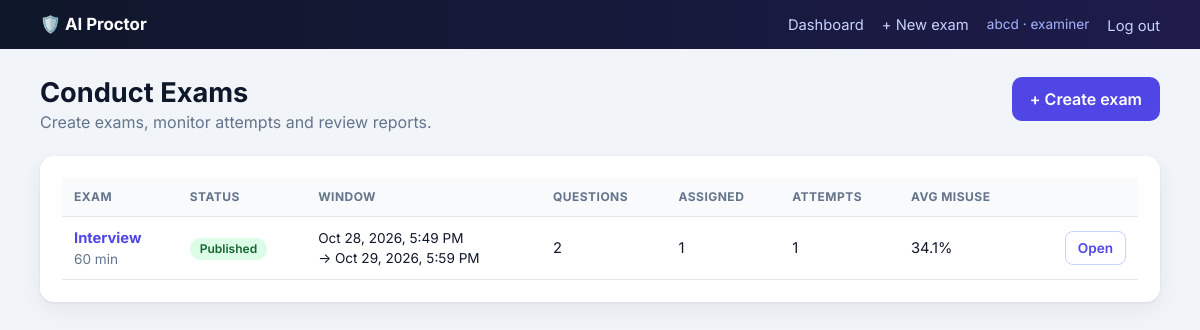
/examiner (signed in), run on the app's committed database.
### tables this page shows
CREATE TABLE users(
        id INTEGER PRIMARY KEY AUTOINCREMENT,
        name TEXT NOT NULL,
        email TEXT NOT NULL UNIQUE,
        password_hash TEXT NOT NULL,
        role TEXT NOT NULL CHECK(role IN ('student','examiner')),
        created_at TEXT NOT NULL
    );

CREATE TABLE exams(
        id INTEGER PRIMARY KEY AUTOINCREMENT,
        examiner_id INTEGER NOT NULL REFERENCES users(id) ON DELETE CASCADE,
        title TEXT NOT NULL,
        description TEXT NOT NULL DEFAULT '',
        duration_min INTEGER NOT NULL,
        start_at TEXT NOT NULL,
        end_at TEXT NOT NULL,
        published INTEGER NOT NULL DEFAULT 0,
        max_violations INTEGER NOT NULL DEFAULT 0,
        created_at TEXT NOT NULL
    );

### blueprints/examiner.py (the view)
@bp.route("/examiner")
@login_required("examiner")
def dashboard():
    db, user = get_db(), current_user()
    finalize_expired(db)
    exams = db.all(
        """SELECT e.*,
            (SELECT COUNT(*) FROM questions q WHERE q.exam_id=e.id) AS n_questions,
            (SELECT COUNT(*) FROM assignments a WHERE a.exam_id=e.id) AS n_assigned,
            (SELECT COUNT(*) FROM attempts t WHERE t.exam_id=e.id) AS n_attempts,
            (SELECT COUNT(*) FROM attempts t WHERE t.exam_id=e.id AND t.status='in_progress') AS n_live,
            (SELECT COUNT(*) FROM attempts t WHERE t.exam_id=e.id AND t.risk_level='High') AS n_high,
            (SELECT AVG(t.misuse_pct) FROM attempts t WHERE t.exam_id=e.id AND t.status<>'in_progress') AS avg_misuse
           FROM exams e WHERE e.examiner_id=? ORDER BY e.id DESC""", (user["id"],))
    return render_template("examiner/dashboard.html", exams=exams)

### db.py (called while the page is built)
def _open_sqlite():
    conn = sqlite3.connect(_sqlite_path, timeout=15)
    conn.row_factory = sqlite3.Row
    conn.execute("PRAGMA foreign_keys = ON")
    return conn

def get_db():
    if "db" not in g:
        conn = _checkout_pg() if _is_pg else _open_sqlite()
        g.db = DB(conn, _is_pg)
    return g.db

def _close(exc):
    db = g.pop("db", None)
    if db is None:
        return
    if _is_pg:
        db.rollback()  # no-op after commit; clears aborted txns
        try:
            _pool.putconn(db.conn)
        except Exception:  # pragma: no cover
            pass
    else:
        if exc is not None:
            db.rollback()
        db.conn.close()

def _commit_after_request(response):
    db = g.get("db")
    if db is not None:
        if response.status_code < 400:
            db.commit()
        else:
            db.rollback()
    return response

    def _prep(self, sql):
        return sql.replace("?", "%s") if self.is_pg else sql

    def _cursor(self):
        if self.is_pg:
            return self.conn.cursor(cursor_factory=psycopg2.extras.RealDictCursor)
        return self.conn.cursor()

    @staticmethod
    def _clean(row):
        if row is None:
            return None
        d = dict(row)
        for k, v in d.items():
            if isinstance(v, memoryview):
                d[k] = bytes(v)
        return d

    def execute(self, sql, params=()):
        cur = self._cursor()
        cur.execute(self._prep(sql), tuple(params))
        return cur

    def one(self, sql, params=()):
        cur = self.execute(sql, params)
        row = cur.fetchone()
        cur.close()
        return self._clean(row)

    def all(self, sql, params=()):
        cur = self.execute(sql, params)
        rows = cur.fetchall()
        cur.close()
        return [self._clean(r) for r in rows]

    def commit(self):
        self.conn.commit()

### services.py (called while the page is built)
def finalize_expired(db, exam_id=None, student_id=None, grace_sec=15):
    from datetime import timedelta
    cutoff = to_iso(now_utc() - timedelta(seconds=grace_sec))
    sql = "SELECT id FROM attempts WHERE status='in_progress' AND deadline_at < ?"
    params = [cutoff]
    if exam_id is not None:
        sql += " AND exam_id=?"; params.append(exam_id)
    if student_id is not None:
        sql += " AND student_id=?"; params.append(student_id)
    for r in db.all(sql, params):
        finalize_attempt(db, r["id"], "auto_submitted")

### utils.py (called while the page is built)
def now_utc():
    return datetime.now(timezone.utc).replace(tzinfo=None, microsecond=0)

### templates/examiner/dashboard.html (shortened to what this page needs)
{% extends "base.html" %}
{% block content %}
<div class="page-head">
  <div><h1>Conduct Exams</h1><p class="muted">Create exams, monitor attempts and review reports.</p></div>
  <a class="btn" href="{{ url_for('examiner.new_exam') }}">+ Create exam</a>
</div>
{% if not exams %}
<div class="card center"><div style="font-size:2.5rem">📝</div><p class="muted">You haven't created any exams yet.</p>
  <p style="margin-top:12px"><a class="btn" href="{{ url_for('examiner.new_exam') }}">Create your first exam</a></p></div>
{% else %}
<div class="card"><div class="tbl-wrap"><table>
  <thead><tr><th>Exam</th><th>Status</th><th>Window</th><th>Questions</th><th>Assigned</th><th>Attempts</th><th>Avg misuse</th><th></th></tr></thead>
  <tbody>
  {% for e in exams %}
  <tr>
    <td><a href="{{ url_for('examiner.exam_detail', exam_id=e.id) }}"><b>{{ e.title }}</b></a><div class="small muted">{{ e.duration_min }} min</div></td>
    <td><span class="badge {{ 'open' if e.published else 'draft' }}">{{ 'Published' if e.published else 'Draft' }}</span>
        {% if e.n_live %}<span class="badge in_progress">{{ e.n_live }} live</span>{% endif %}</td>
    <td class="small">{{ e.start_at|localtime }}<br>→ {{ e.end_at|localtime }}</td>
    <td>{{ e.n_questions }}</td><td>{{ e.n_assigned }}</td>
    <td>{{ e.n_attempts }}{% if e.n_high %} <span class="badge High">{{ e.n_high }} high risk</span>{% endif %}</td>
    <td>{% if e.avg_misuse is not none %}{{ '%.1f'|format(e.avg_misuse) }}%{% else %}-{% endif %}</td>
    <td class="right"><a class="btn ghost sm" href="{{ url_for('examiner.exam_detail', exam_id=e.id) }}">Open</a></td>
  </tr>
  {% endfor %}
  </tbody></table></div></div>
{% endif %}
{% endblock %}

### templates/base.html (shortened to what this page needs)
<!DOCTYPE html>
<html lang="en">
<head>
<link rel="stylesheet" href="{{ url_for('static', filename='css/style.css') }}">
</head>
<body>
{% block nav %}
<nav class="nav"><div class="nav-in">
  <a class="brand" href="{{ url_for('index') }}">🛡️ AI Proctor</a>
  {% if current_user() %}
    {% if current_user().role == 'examiner' %}
      <a class="link" href="{{ url_for('examiner.dashboard') }}">Dashboard</a>
      <a class="link" href="{{ url_for('examiner.new_exam') }}">+ New exam</a>
    {% else %}
      <a class="link" href="{{ url_for('student.dashboard') }}">My exams</a>
    {% endif %}
    <span class="who">{{ current_user().name }} · {{ current_user().role }}</span>
    <form method="post" action="{{ url_for('auth.logout') }}">
      <button class="linkbtn" type="submit">Log out</button>
    </form>
  {% else %}
    <a class="link" href="{{ url_for('auth.login') }}">Log in</a>
    <a class="link" href="{{ url_for('auth.register') }}">Register</a>
  {% endif %}
</div></nav>
{% endblock %}
{% block body %}
<main class="container">
  {% block content %}{% endblock %}
</main>
{% endblock %}
</body>
</html>

### static/css/style.css (style rules this page uses)
:root { --bg:#f1f5f9; --card:#fff; --ink:#0f172a; --muted:#64748b; --line:#e2e8f0; --brand:#4f46e5; --brand-d:#4338ca; --brand-l:#eef2ff; --ok:#16a34a; --warn:#d97706; --bad:#dc2626; --radius:14px; --shadow:0 1px 3px rgba(15,23,42,.08),0 8px 24px rgba(15,23,42,.06); }
* { box-sizing:border-box;margin:0;padding:0 }
html { -webkit-text-size-adjust:100% }
body { font-family:'Inter',system-ui,-apple-system,Segoe UI,Roboto,sans-serif;background:var(--bg);color:var(--ink);line-height:1.5;min-height:100vh }
a { color:var(--brand);text-decoration:none }
h1 { font-size:1.7rem;line-height:1.2 }
.muted { color:var(--muted) }
.small { font-size:.85rem }
.right { text-align:right }
.container { max-width:1160px;margin:0 auto;padding:28px 20px 60px }
.nav { background:linear-gradient(90deg,#0f172a,#1e1b4b);color:#fff;position:sticky;top:0;z-index:20 }
.nav-in { max-width:1160px;margin:0 auto;padding:12px 20px;display:flex;align-items:center;gap:18px }
.brand { font-weight:700;color:#fff;font-size:1.05rem;display:flex;align-items:center;gap:8px }
.nav a.link { color:#c7d2fe;font-size:.92rem }
.nav .who { font-size:.85rem;color:#a5b4fc }
.nav form { display:inline }
.card { background:var(--card);border-radius:var(--radius);box-shadow:var(--shadow);padding:22px }
.page-head { display:flex;justify-content:space-between;align-items:flex-start;gap:14px;flex-wrap:wrap;margin-bottom:22px }
.btn { display:inline-flex;align-items:center;justify-content:center;gap:6px;padding:10px 18px;border:0;border-radius:10px;background:var(--brand);color:#fff;font:inherit;font-weight:600;cursor:pointer;transition:.15s;text-decoration:none }
.btn.ghost { background:#fff;color:var(--brand);border:1px solid #c7d2fe }
.btn.sm { padding:6px 12px;font-size:.85rem;border-radius:8px }
.linkbtn { background:none;border:0;color:#c7d2fe;font:inherit;cursor:pointer;font-size:.92rem }
.badge { display:inline-block;padding:2px 10px;border-radius:999px;font-size:.75rem;font-weight:600;background:#e2e8f0;color:#334155;white-space:nowrap }
.badge.Low,.badge.open,.badge.submitted,.badge.ok { background:#dcfce7;color:#166534 }
.tbl-wrap { overflow-x:auto }
table { width:100%;border-collapse:collapse;font-size:.92rem }
th,td { padding:10px 12px;text-align:left;border-bottom:1px solid var(--line);vertical-align:middle }
th { font-size:.75rem;text-transform:uppercase;letter-spacing:.04em;color:var(--muted);background:#f8fafc }

### data on the page
users: name "abcd", role "examiner"
exams: title "Interview", duration_min "60", published "Published", n_questions "2", n_assigned "1", n_attempts "1", avg_misuse "34.1"
